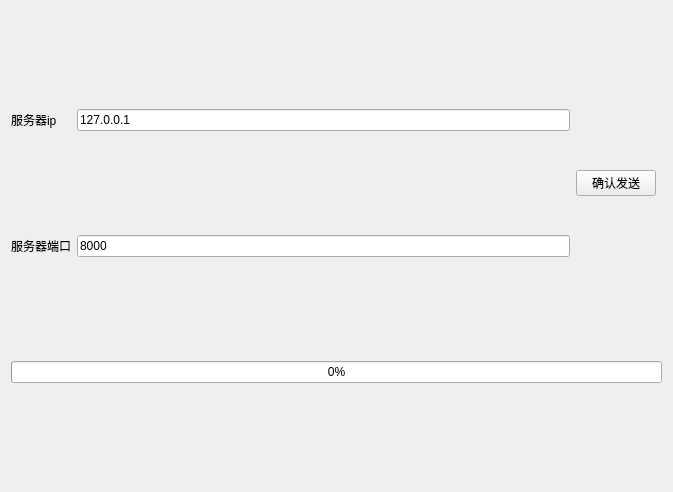
<?xml version="1.0" encoding="UTF-8"?>
<ui version="4.0">
 <class>clientwidget</class>
 <widget class="QWidget" name="clientwidget">
  <property name="geometry">
   <rect>
    <x>0</x>
    <y>0</y>
    <width>673</width>
    <height>492</height>
   </rect>
  </property>
  <property name="windowTitle">
   <string>Form</string>
  </property>
  <layout class="QGridLayout" name="gridLayout">
   <item row="0" column="1">
    <widget class="QLineEdit" name="lineEditIP">
     <property name="text">
      <string>127.0.0.1</string>
     </property>
    </widget>
   </item>
   <item row="0" column="0">
    <widget class="QLabel" name="label">
     <property name="text">
      <string>服务器ip</string>
     </property>
    </widget>
   </item>
   <item row="1" column="0">
    <widget class="QLabel" name="label_2">
     <property name="text">
      <string>服务器端口</string>
     </property>
    </widget>
   </item>
   <item row="1" column="1">
    <widget class="QLineEdit" name="lineEditPort">
     <property name="text">
      <string>8000</string>
     </property>
    </widget>
   </item>
   <item row="2" column="0" colspan="4">
    <widget class="QProgressBar" name="progressBar">
     <property name="value">
      <number>0</number>
     </property>
    </widget>
   </item>
   <item row="0" column="2" rowspan="2">
    <widget class="QPushButton" name="pushButton">
     <property name="text">
      <string>确认发送</string>
     </property>
    </widget>
   </item>
  </layout>
 </widget>
 <resources/>
 <connections/>
</ui>
